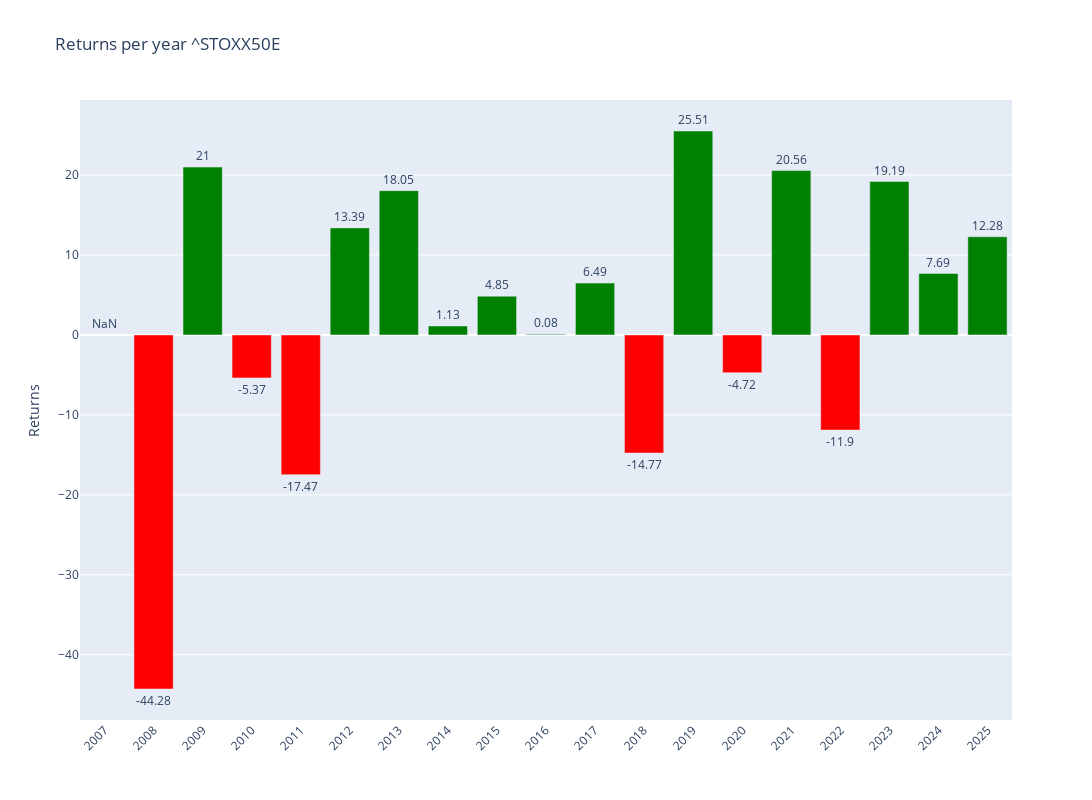

This figure's notebook cell:
### Code cell
# Plotly
fig = make_subplots()

# Add colors
colors = ['green' if x >= 0 else 'red' for x in annual_data['Return']]

# Graph (1,1)
fig.add_trace(go.Bar(y=annual_data['Return'],x=annual_data['Return'].index,text=round(annual_data['Return'],2),textposition='outside',marker_color=colors,hoverinfo='skip'),row=1,col=1)

# Update xaxis properties
fig.update_yaxes(title_text="Returns", row=1, col=1)

fig.update_layout(xaxis=dict(tickvals=annual_data.index,tickangle=-45),height=800, width=1300,title=f"Returns per year {ticker}")

fig.show()

### Figure 1 — Plotly figure (JSON) as saved in the notebook; plotly's stock layout.template omitted (floating-point values rounded to 4 significant figures)
{"data": [{"hoverinfo": "skip", "marker": {"color": ["red", "red", "green", "red", "red", "green", "green", "green", "green", "green", "green", "red", "green", "red", "green", "red", "green", "green", "green"]}, "text": [NaN, -44.28, 21.0, -5.37, -17.47, 13.39, 18.05, 1.13, 4.85, 0.08, 6.49, -14.77, 25.51, -4.72, 20.56, -11.9, 19.19, 7.69, 12.28], "textposition": "outside", "type": "bar", "x": [2007, 2008, 2009, 2010, 2011, 2012, 2013, 2014, 2015, 2016, 2017, 2018, 2019, 2020, 2021, 2022, 2023, 2024, 2025], "xaxis": "x", "y": [NaN, -44.28, 21.0, -5.367, -17.47, 13.39, 18.05, 1.129, 4.848, 0.07725, 6.487, -14.77, 25.51, -4.719, 20.56, -11.9, 19.19, 7.688, 12.28], "yaxis": "y"}], "layout": {"height": 800, "title": {"text": "Returns per year ^STOXX50E"}, "width": 1300, "xaxis": {"anchor": "y", "domain": [0, 1], "tickangle": -45, "tickvals": [2007, 2008, 2009, 2010, 2011, 2012, 2013, 2014, 2015, 2016, 2017, 2018, 2019, 2020, 2021, 2022, 2023, 2024, 2025]}, "yaxis": {"anchor": "x", "domain": [0, 1], "title": {"text": "Returns"}}}}
